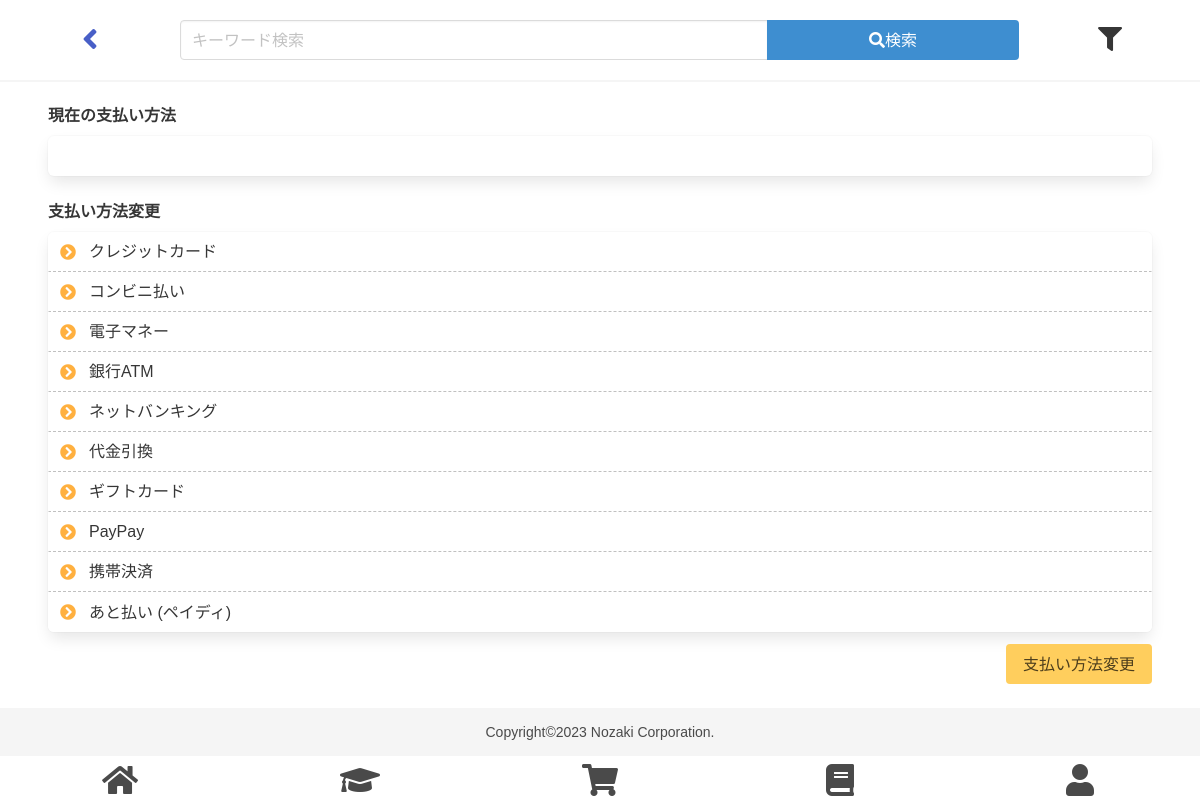
The app's page /customer-payment-input.php (signed in) with its own data.
### tables this page shows
CREATE TABLE Payments(
    payment_id INT auto_increment,
    payment_name VARCHAR(50) NOT NULL,
    PRIMARY KEY(payment_id)
);

### customer-payment-input.php (the view, shortened to what this page needs)
<?php require 'db-connect.php'; ?>
<?php require 'header.php'; ?>
<?php require 'header-menu-back.php'; ?>
<?php
    echo '<div class="hero-body py-5">';
    $pdo=new PDO($connect, USER, PASS);
    echo '<label class="label">現在の支払い方法</label>';
    echo '<div class="box">';
    echo '</div>';
    $sql=$pdo->query('SELECT * FROM Payments');
    echo '<label class="label">支払い方法変更</label>';
    echo '<form method="post" action="customer-payment-output.php">';
    echo '<ul class="field box payment_ul">';
    foreach($sql as $row){
    echo '<li class="control has-icons-left has-icons-right">';
    echo '<label class="input" for="',$row['payment_name'],'" >',$row['payment_name'],'</label>';
    echo '<span class="icon is-left">';
    echo '</span>';
    echo '<span class="icon is-right">';
    echo '</span>';
    echo '</li>';
    }
    echo '</ul>';
    echo '<div class="field has-text-right">';
    echo '<button type="submit" class="button is-warning" style="background-color:#ffce5d";>支払い方法変更</button>';
    echo '</div>';
    echo '</form>';
    echo '</div>';
?>
<?php require 'footer-menu.php'; ?>
<?php require 'footer.php'; ?>

### css/common.css (style rules this page uses)
label,p,a { word-wrap: break-word; overflow-wrap: break-word; }
.payment_ul { padding: 0; }
.payment_ul label { border-color: transparent; border-radius: 0; border-bottom: dashed 1px silver; box-shadow: none; }
.payment_ul li:first-of-type label { border-top-left-radius: 6px; border-top-right-radius: 6px; }
.payment_ul li:last-of-type label { border-bottom: none; border-bottom-left-radius: 6px; border-bottom-right-radius: 6px; }

### records on screen
payments: payment_name "クレジットカード"
payments: payment_name "コンビニ払い"
payments: payment_name "電子マネー"
payments: payment_name "銀行ATM"
payments: payment_name "ネットバンキング"
payments: payment_name "代金引換"
payments: payment_name "ギフトカード"
payments: payment_name "PayPay"
payments: payment_name "携帯決済"
payments: payment_name "あと払い (ペイディ)"
